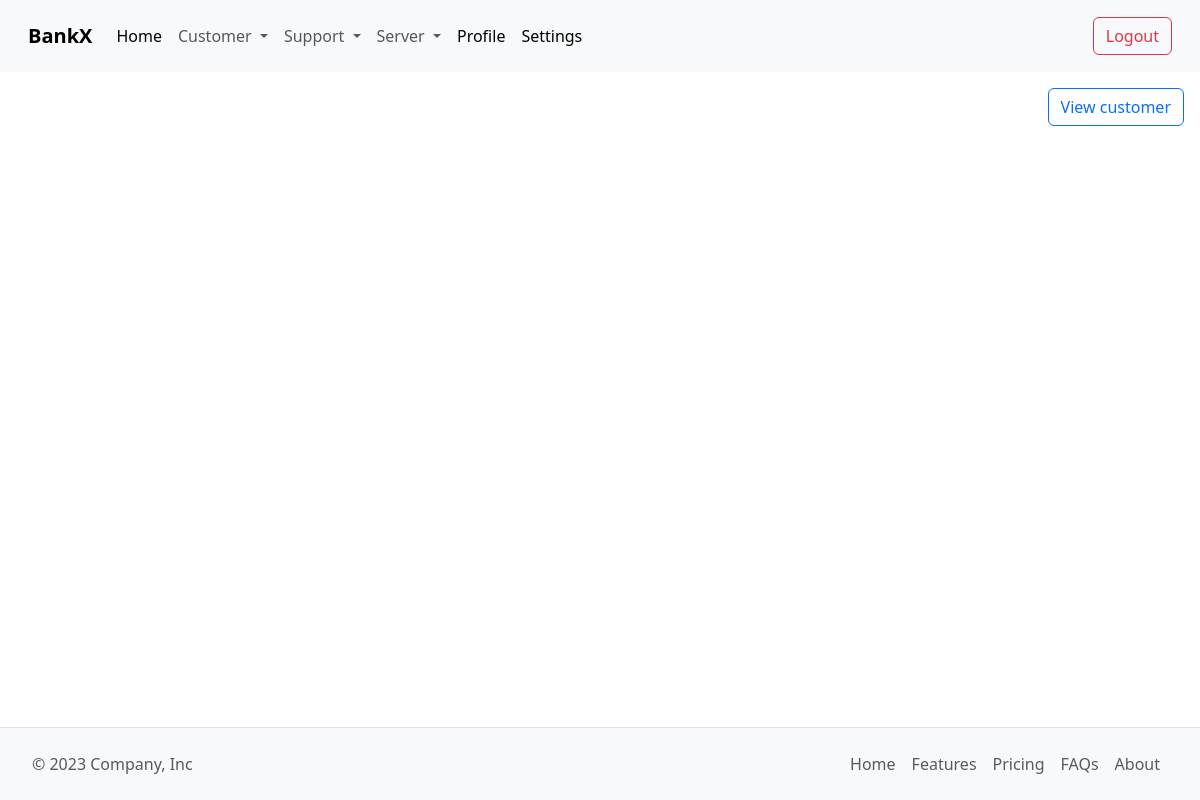
Page /Admin/customer_transfer_history.php?id=1 (signed in) on the earlier database version.
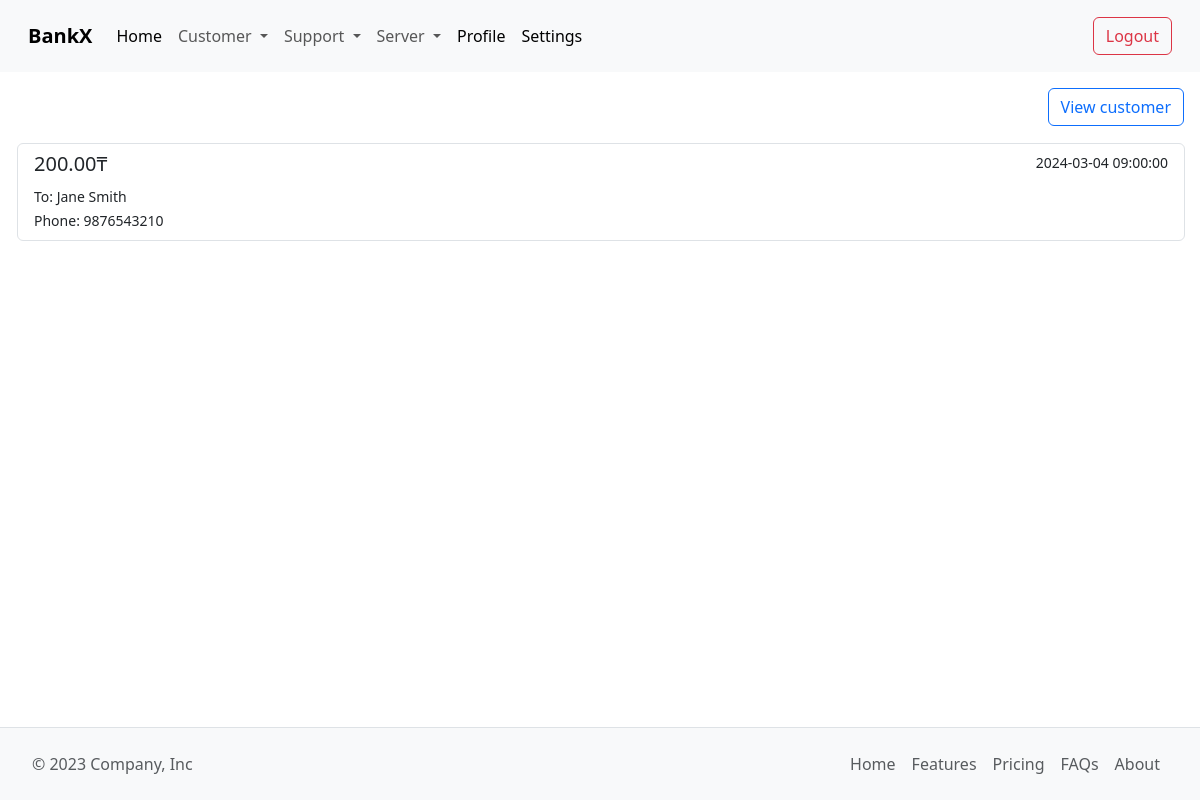
Same page on the later database version.
### tables this page shows
CREATE TABLE `Transfer` (
    `TransferID` INT PRIMARY KEY AUTO_INCREMENT,
    `CustomerID` INT NOT NULL,
    `RecipientID` INT NOT NULL,
    `RecipientName` VARCHAR(100) NOT NULL, 
    `PhoneNumber` VARCHAR(100) NOT NULL,
    `TransferDate` TIMESTAMP DEFAULT CURRENT_TIMESTAMP,
    `Amount` DECIMAL(10, 2) NOT NULL,
    FOREIGN KEY (`CustomerID`) REFERENCES `Customers`(`CustomerID`) ON DELETE CASCADE,
    FOREIGN KEY (`RecipientID`) REFERENCES `Customers`(`CustomerID`) ON DELETE CASCADE
);

### src/Admin/customer_transfer_history.php (the view, shortened to what this page needs)
<?php
include("include/header.php");
require("../Modules/config.php");
$userid = isset($_GET['id']) ? htmlspecialchars($_GET['id']) : '';
$stmt = $conn->prepare("SELECT * FROM `Transfer` WHERE `CustomerID` = :userid");
$stmt->bindValue(":userid", $userid, PDO::PARAM_INT);
$stmt->execute();
$result = $stmt->fetchAll(PDO::FETCH_ASSOC);
?>
<div style="padding-right: 1rem; padding-top: 1rem;">
    <ul class="nav justify-content-end">
        <li class="nav-item">
            <a class="btn btn-outline-primary" href="customer.php">View customer</a>
        </li>
    </ul>
</div>
<div class="list-group" style="padding-left: 1rem; padding-right: 1rem; padding-bottom: 5rem; padding-top: 1rem;">
    <?php
    foreach ($result as $row) {
        ?>
        <a href="#" class="list-group-item list-group-item-action flex-column align-items-start " style="margin: 1px;">
            <div class="d-flex w-100 justify-content-between">
                <h5 class="mb-1">
                    <?php echo $row['Amount']; ?>₸
                </h5>
                <small>
                    <?php echo $row['TransferDate']; ?>
                </small>
            </div>
            <small>To:
                <?php echo $row['RecipientName']; ?>
            </small><br>
            <small>Phone:
                <?php echo $row['PhoneNumber']; ?>
            </small><br>
        </a>
        <?php
    }
    ?>
</div>
<?php
include("include/footer.php");
?>

Differences in the rows shown:
now on this page (row edited): transfer: Amount "200.00", TransferDate "2024-03-04 09:00:00", RecipientName "Jane Smith", PhoneNumber "9876543210"
